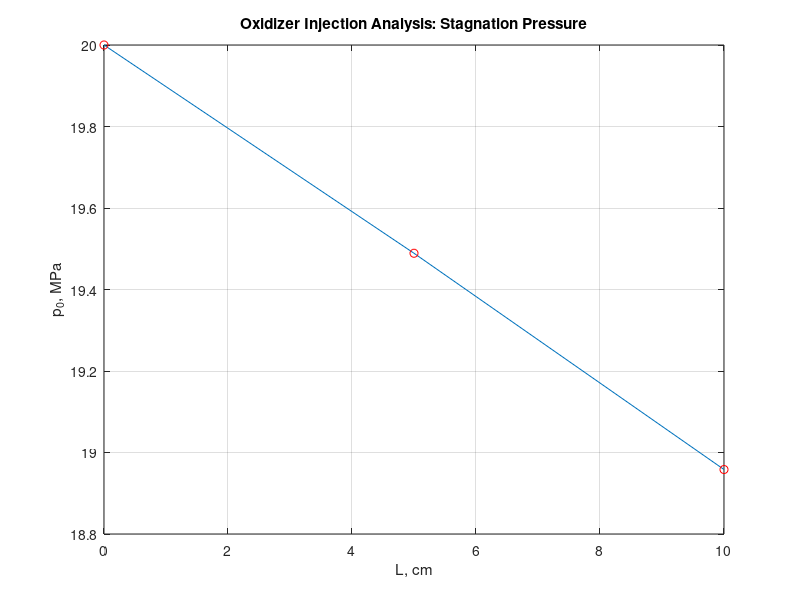
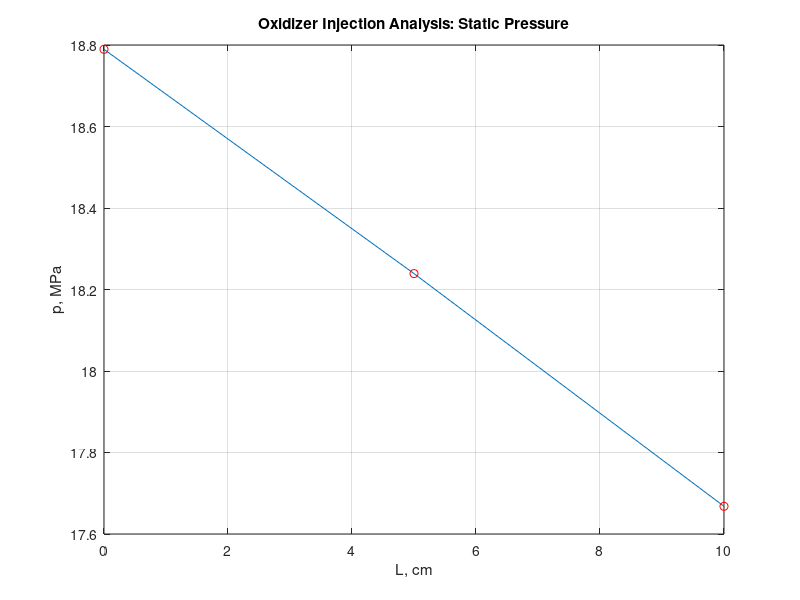
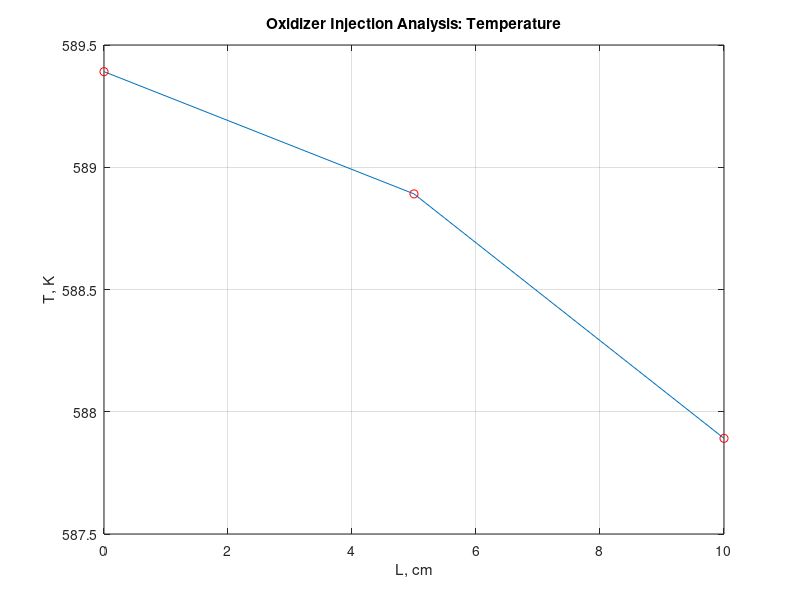
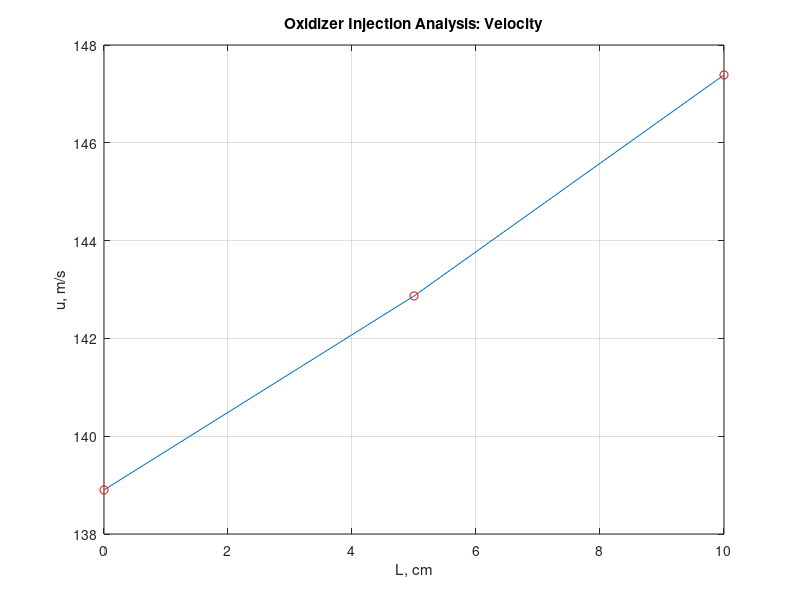

Write the MATLAB code that produced these figures, in order.
%%%
% AAE 339 - HW 03
% Jordan Mayer
%%%

%%% Problem 1 %%%

% Given a set of expansion ratio values, plot:
% static temperature, pressure, and density
% velocity, sound speed, and Mach number

% Initialize variables
    % Known
expansion = [2 5 10 20];    % expansion ratios
T0 = 3000;                  % stagnation temperature, K
p0 = 10.0*10^6;             % stagnation pressure, Pa
gamma = 1.2;                % specific heat ratio, dimensionless
M = [2.055 2.785 3.278 3.759];  % Mach number, from tables
R = 287.1;                  % ideal gas constant (same as air), J/(kg*K)

    % To calculate
T = zeros(1,4);             % static temperature, K
p = zeros(1,4);             % static pressure, Pa
rho = zeros(1,4);           % static density, kg/m^3
u = zeros(1,4);             % velocity, m/s
a = zeros(1,4);             % sound speed, m/s

% Calculate values
for k = 1:4   % for each expansion ratio
    % solve for temperature
    T(k) = T0/(1+(1/2)*(gamma-1)*M(k)^2);
    p(k) = p0*((T(k)/T0)^(gamma/(gamma-1)));
    rho(k) = p(k)/(R*T(k));
    a(k) = sqrt(gamma*R*T(k));
    u(k) = M(k)*a(k);
end

% Create and format plots
% close all;
% 
% figure(1);plot(expansion, T);hold on;plot(expansion, T, 'ro');
% title('Rocket Nozzle Analysis: Temperature');
% xlabel('A/A*');ylabel('T, K');grid on;
% 
% figure(2);plot(expansion, p*10^(-6));hold on;plot(expansion, p*10^(-6), 'ro');
% title('Rocket Nozzle Analysis: Pressure');
% xlabel('A/A*');ylabel('p, MPa');grid on;
% 
% figure(3);plot(expansion, rho);hold on;plot(expansion, rho, 'ro');
% title('Rocket Nozzle Analysis: Density');
% xlabel('A/A*');ylabel('rho, kg/m^3');grid on;
% 
% figure(4);plot(expansion, u);hold on;plot(expansion, u, 'ro');
% title('Rocket Nozzle Analysis: Velocity');
% xlabel('A/A*');ylabel('u, m/s');grid on;
% 
% figure(5);plot(expansion, a);hold on;plot(expansion, a, 'ro');
% title('Rocket Nozzle Analysis: Sound Speed');
% xlabel('A/A*');ylabel('a, m/s');grid on;
% 
% figure(6);plot(expansion, M);hold on;plot(expansion, M, 'ro');
% title('Rocket Nozzle Analysis: Mach Number');
% xlabel('A/A*');ylabel('M');grid on;


%%% Problem 2 %%%

% Initialize variables
    % Known
        % Air properties
gamma = 1.4;            % specific heat ratio
R = 287.1;              % ideal gas constant, J/(kg*K)
cp = 1.0*10^3;          % constant-pressure specific heat capacity
    % State 1
T01 = 560.7;            % stagnation temperature, K
p01 = 7.255*10^5;       % stagnation pressure, Pa
M1 = [0.1 0.3 0.5];     % Mach number

T01rat = [0.04678 0.3469 0.6914];     % temperature ratio, T01/T0*
    
    % To calculate
        % NOTE: ratios obtained using Compressible Aerodynamics Calculator
        % after obtaining values for q, T02, and Trat, 
        % following method explained in handwritten portion.
T02 = zeros(1,4);    % stagnation temperature, K
T02rat = zeros(1,4); % stagnation temperature ratio
p02 = zeros(1,4);    % stagnation pressure, Pa
p2 = zeros(1,4);     % static pressure, Pa
T2 = zeros(1,4);     % static temperature, K
a2 = zeros(1,4);     % sound speed, m/s
u2 = zeros(1,4);     % velocity, m/s
qmax = zeros(1,3);      % specific heat transfer to choke, J/kg

% Calculate unknowns
    % Heat transfer to choke
for k=1:3
    qmax(k) = cp*T01*(1/T01rat(k)-1);
end
    % State 2 if M1 = 0.3
q = linspace(0, qmax(2), 4);     % specific heat transfer, J/kg
for k=1:4
    T02(k) = q(k)/cp + T01;
    T02rat(k) = T02(k)/T01*T01rat(2);
end
fprintf('T02 rat = ');
disp(T02rat);       % display T02/T0* ratios so we can use the
                    % Compressible Aerodynamics Calculator to find
                    % other ratios
    % State 1 properties and ratios, found using CAC for M1 = 0.3
T1 = T01/(1+(1/2)*(gamma-1)*M1(2)^2);  % static temperature, K
p1 = p01*(T1/T01)^(gamma/(gamma-1));    % static pressure, Pa
T01rat = T01rat(2); % stagnation temperature ratio
p01rat = 1.199;     % stagnation pressure ratio
p1rat = 2.131;      % static pressure ratio
T1rat = 0.4089;     % static temperature ratio
    % Mach number and other ratios, found using CAC
M2 = [0.3000 0.4205 0.5680 1];     % Mach number
p02rat = [1.199 1.148 1.087 1];     % stagnation pressure ratio
p2rat = [2.131 1.924 1.653 1];      % static pressure ratio
T2rat = [0.4089 0.6544 0.8819 1];  % static temperature ratio
for k=1:4
    p02(k) = p02rat(k)/p01rat*p01;
    p2(k) = p2rat(k)/p1rat*p1;
    T2(k) = T2rat(k)/T1rat*T1;
    a2(k) = sqrt(gamma*R*T2(k));
    u2(k) = M2(k)*a2(k);
end

% Create plots
% close all;
% x = 'q, MJ/kg';
% q = q*10^(-6);     % conver to MJ/kg
% 
% figure(1);plot(q, p02*10^(-6));hold on;plot(q, p02*10^(-6), 'ro');
% title('Ramjet Analysis: Combustor Stagnation Pressure');
% xlabel(x);ylabel('p_0, MPa');grid on;
% 
% figure(2);plot(q, p2*10^(-6));hold on;plot(q, p2*10^(-6), 'ro');
% title('Ramjet Analysis: Combustor Static Pressure');
% xlabel(x);ylabel('p, MPa');grid on;
% 
% figure(3);plot(q, T2);hold on;plot(q, T2, 'ro');
% title('Ramjet Analysis: Combustor Static Temperature');
% xlabel(x);ylabel('T, K');grid on;
% 
% figure(4);plot(q, a2);hold on;plot(q, a2, 'ro');
% title('Ramjet Analysis: Combustor Sound Speed');
% xlabel(x);ylabel('a, m/s');grid on;
% 
% figure(5);plot(q, u2);hold on;plot(q, u2, 'ro');
% title('Ramjet Analysis: Combustor Exit Velocity');
% xlabel(x);ylabel('u, m/s');grid on;
    
%%% Problem 3 %%%

% Initialize variables
    % Known
        % Oxygen properties
gamma = 1.4;            % specific heat ratio
R = 259.8;              % ideal gas constant, J/(kg*K)
        % State 1 stagnation conditions
T01 = 600;              % stagnation temperature, K
p01 = 20*10^6;          % stagnation pressure, Pa
        % Properties: [<state 1> <state 2> <state 3>]
L = [0 0.05 0.10];              % length, m
M = [0.30 0.3089 0.3186];       % Mach number
p0rat = [2.035 1.983 1.929];    % stagnation pressure ratio, p0/p0*
Trat = [1.179 1.178 1.176];     % temperature ratio, T/T*
prat = [3.619 3.513 3.403];     % pressure ratio, p/p*
urat = [0.3257 0.335 0.3456];   % velocity ratio, u/u*
    % To calculate
p0 = zeros(1,3);        % stagnation pressure, Pa
p = zeros(1,3);         % pressure, Pa
T = zeros(1,3);         % temperature, K
u = zeros(1,3);         % velocity, m/s

% Calculate unknowns
    % State 1
p0(1) = p01; 
T(1) = T01/(1+(1/2)*(gamma-1)*M(1)^2);
p(1) = p01*(T(1)/T01)^(gamma/(gamma-1));
u(1) = M(1)*sqrt(gamma*R*T(1));
    % State 2 and 3
for k=2:3
    p0(k) = p0rat(k)/p0rat(1)*p0(1);
    T(k) = Trat(k)/Trat(1)*T(1);
    p(k) = prat(k)/prat(1)*p(1);
    u(k) = urat(k)/urat(1)*u(1);
end

% Create plots
close all;

figure(1);plot(L*100, p0*10^(-6));hold on;plot(L*100, p0*10^(-6), 'ro');
title('Oxidizer Injection Analysis: Stagnation Pressure');
xlabel('L, cm');ylabel('p_0, MPa');grid on;

figure(2);plot(L*100, p*10^(-6));hold on;plot(L*100, p*10^(-6), 'ro');
title('Oxidizer Injection Analysis: Static Pressure');
xlabel('L, cm');ylabel('p, MPa');grid on;

figure(3);plot(L*100, T);hold on;plot(L*100, T, 'ro');
title('Oxidizer Injection Analysis: Temperature');
xlabel('L, cm');ylabel('T, K');grid on;

figure(4);plot(L*100, u);hold on;plot(L*100, u, 'ro');
title('Oxidizer Injection Analysis: Velocity');
xlabel('L, cm');ylabel('u, m/s');grid on;

figure(5);plot(L*100, M);hold on;plot(L*100, M, 'ro');
title('Oxidizer Injection Analysis: Mach Number');
xlabel('L, cm');ylabel('M');grid on;